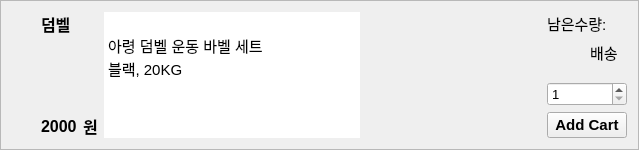
               <widget class="QFrame" name="frame_21">
                <property name="maximumSize">
                 <size>
                  <width>700</width>
                  <height>150</height>
                 </size>
                </property>
                <property name="font">
                 <font>
                  <pointsize>10</pointsize>
                 </font>
                </property>
                <property name="frameShape">
                 <enum>QFrame::StyledPanel</enum>
                </property>
                <property name="frameShadow">
                 <enum>QFrame::Raised</enum>
                </property>
                <layout class="QHBoxLayout" name="horizontalLayout_52">
                 <item>
                  <widget class="QLabel" name="label_61">
                   <property name="maximumSize">
                    <size>
                     <width>180</width>
                     <height>120</height>
                    </size>
                   </property>
                   <property name="text">
                    <string/>
                   </property>
                   <property name="pixmap">
                    <pixmap resource="resources.qrc">:/image/icon/dumbbell.jpg</pixmap>
                   </property>
                   <property name="scaledContents">
                    <bool>true</bool>
                   </property>
                  </widget>
                 </item>
                 <item>
                  <layout class="QVBoxLayout" name="verticalLayout_69">
                   <property name="leftMargin">
                    <number>15</number>
                   </property>
                   <item>
                    <layout class="QVBoxLayout" name="verticalLayout_70">
                     <item>
                      <widget class="QLabel" name="Customer_Gui_labelProductName_12">
                       <property name="font">
                        <font>
                         <pointsize>12</pointsize>
                         <weight>75</weight>
                         <bold>true</bold>
                        </font>
                       </property>
                       <property name="text">
                        <string>덤벨</string>
                       </property>
                      </widget>
                     </item>
                    </layout>
                   </item>
                   <item>
                    <spacer name="verticalSpacer_29">
                     <property name="orientation">
                      <enum>Qt::Vertical</enum>
                     </property>
                     <property name="sizeHint" stdset="0">
                      <size>
                       <width>20</width>
                       <height>40</height>
                      </size>
                     </property>
                    </spacer>
                   </item>
                   <item>
                    <layout class="QHBoxLayout" name="horizontalLayout_53">
                     <item>
                      <widget class="QLabel" name="Customer_Gui_labelPrice_12">
                       <property name="font">
                        <font>
                         <pointsize>12</pointsize>
                         <weight>75</weight>
                         <bold>true</bold>
                        </font>
                       </property>
                       <property name="text">
                        <string>2000</string>
                       </property>
                      </widget>
                     </item>
                     <item>
                      <widget class="QLabel" name="label_24">
                       <property name="font">
                        <font>
                         <pointsize>12</pointsize>
                         <weight>75</weight>
                         <bold>true</bold>
                        </font>
                       </property>
                       <property name="text">
                        <string>원</string>
                       </property>
                      </widget>
                     </item>
                    </layout>
                   </item>
                  </layout>
                 </item>
                 <item>
                  <widget class="QTextEdit" name="textEdit_12">
                   <property name="styleSheet">
                    <string notr="true">border: none;</string>
                   </property>
                   <property name="readOnly">
                    <bool>true</bool>
                   </property>
                   <property name="html">
                    <string>&lt;!DOCTYPE HTML PUBLIC &quot;-//W3C//DTD HTML 4.0//EN&quot; &quot;http://www.w3.org/TR/REC-html40/strict.dtd&quot;&gt;
&lt;html&gt;&lt;head&gt;&lt;meta name=&quot;qrichtext&quot; content=&quot;1&quot; /&gt;&lt;style type=&quot;text/css&quot;&gt;
p, li { white-space: pre-wrap; }
&lt;/style&gt;&lt;/head&gt;&lt;body style=&quot; font-family:'Ubuntu'; font-size:11pt; font-weight:400; font-style:normal;&quot;&gt;
&lt;p style=&quot;-qt-paragraph-type:empty; margin-top:0px; margin-bottom:0px; margin-left:0px; margin-right:0px; -qt-block-indent:0; text-indent:0px;&quot;&gt;&lt;br /&gt;&lt;/p&gt;
&lt;p style=&quot; margin-top:0px; margin-bottom:0px; margin-left:0px; margin-right:0px; -qt-block-indent:0; text-indent:0px;&quot;&gt;아령 덤벨 운동 바벨 세트&lt;/p&gt;
&lt;p style=&quot; margin-top:0px; margin-bottom:0px; margin-left:0px; margin-right:0px; -qt-block-indent:0; text-indent:0px;&quot;&gt;블랙, 20KG&lt;/p&gt;&lt;/body&gt;&lt;/html&gt;</string>
                   </property>
                  </widget>
                 </item>
                 <item>
                  <spacer name="horizontalSpacer_19">
                   <property name="orientation">
                    <enum>Qt::Horizontal</enum>
                   </property>
                   <property name="sizeHint" stdset="0">
                    <size>
                     <width>181</width>
                     <height>20</height>
                    </size>
                   </property>
                  </spacer>
                 </item>
                 <item>
                  <layout class="QVBoxLayout" name="verticalLayout_71">
                   <item>
                    <layout class="QHBoxLayout" name="horizontalLayout_54">
                     <item>
                      <widget class="QLabel" name="stockText1_12">
                       <property name="font">
                        <font>
                         <pointsize>11</pointsize>
                        </font>
                       </property>
                       <property name="text">
                        <string>남은수량:</string>
                       </property>
                      </widget>
                     </item>
                     <item>
                      <widget class="QLabel" name="Customer_Gui_labelStock_12">
                       <property name="text">
                        <string/>
                       </property>
                      </widget>
                     </item>
                    </layout>
                   </item>
                   <item>
                    <layout class="QHBoxLayout" name="horizontalLayout_55">
                     <item>
                      <widget class="QLabel" name="Customer_Gui_labelDelivery_12">
                       <property name="text">
                        <string/>
                       </property>
                      </widget>
                     </item>
                     <item>
                      <widget class="QLabel" name="deliveryText1_12">
                       <property name="font">
                        <font>
                         <pointsize>11</pointsize>
                        </font>
                       </property>
                       <property name="layoutDirection">
                        <enum>Qt::LeftToRight</enum>
                       </property>
                       <property name="text">
                        <string>배송</string>
                       </property>
                      </widget>
                     </item>
                    </layout>
                   </item>
                   <item>
                    <spacer name="verticalSpacer_30">
                     <property name="orientation">
                      <enum>Qt::Vertical</enum>
                     </property>
                     <property name="sizeHint" stdset="0">
                      <size>
                       <width>20</width>
                       <height>18</height>
                      </size>
                     </property>
                    </spacer>
                   </item>
                   <item>
                    <layout class="QVBoxLayout" name="verticalLayout_72">
                     <item>
                      <widget class="QSpinBox" name="Customer_Gui_spinboxQuantity_12">
                       <property name="minimum">
                        <number>1</number>
                       </property>
                      </widget>
                     </item>
                     <item>
                      <widget class="QPushButton" name="Customer_Gui_btnAddCart_12">
                       <property name="font">
                        <font>
                         <pointsize>11</pointsize>
                         <weight>75</weight>
                         <bold>true</bold>
                        </font>
                       </property>
                       <property name="text">
                        <string>Add Cart</string>
                       </property>
                      </widget>
                     </item>
                    </layout>
                   </item>
                  </layout>
                 </item>
                </layout>
               </widget>
